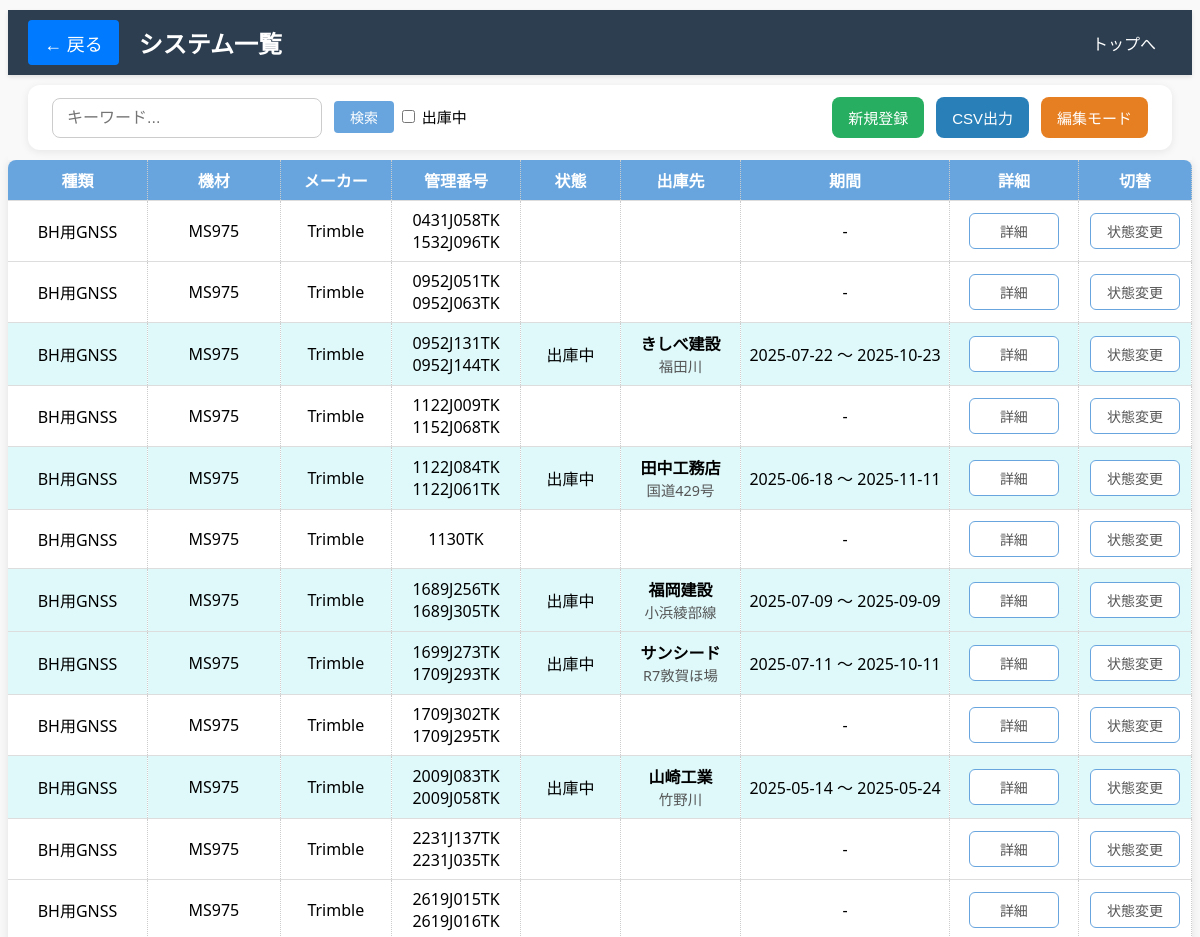
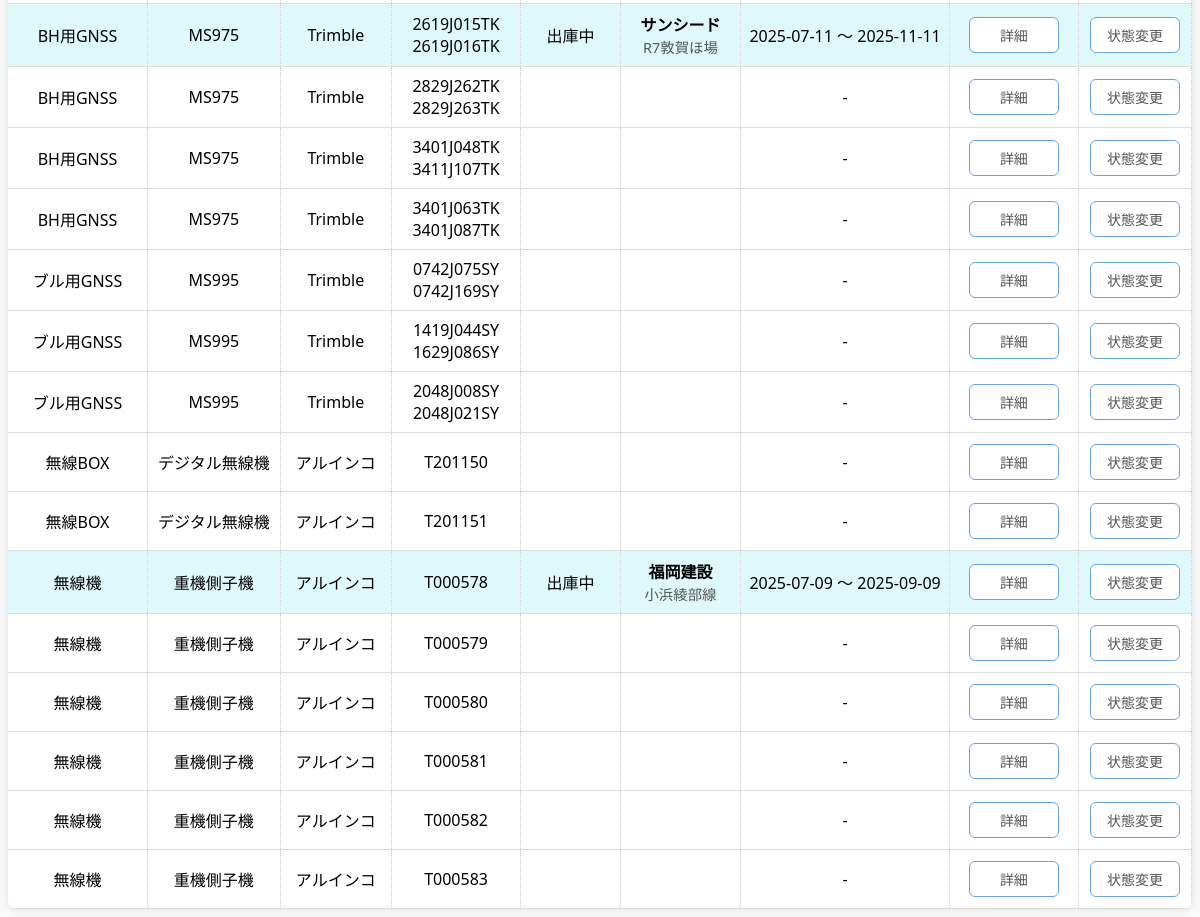
/system_list, run on the app's committed database (2 pictures, top to bottom).
### models.py (models this page shows, shortened)
class SystemTool(db.Model):
    __tablename__ = 'system_tools'
    id = db.Column(db.Integer, primary_key=True)
    tool_type = db.Column(db.String(100), nullable=True)
    name = db.Column(db.String(100), nullable=False)              # 機材名
    manufacturer = db.Column(db.String(100), nullable=True)       # メーカー
    serial_number = db.Column(db.String(100), nullable=True)      # 管理番号
    is_active = db.Column(db.Boolean, default=True, nullable=True)  # 状態 (True=未使用、False=出庫中)
    state = db.Column(db.String(50))                               # 状態（例：正常、故障など）
    shipment_location = db.Column(db.String(255), nullable=True)   # 出庫先 会社名
    shipment_site = db.Column(db.String(255), nullable=True)       # 出庫現場
    shipment_start_date = db.Column(db.Date, nullable=True)        # 出庫開始期間
    shipment_end_date = db.Column(db.Date, nullable=True)          # 出庫終了期間
    updated_at = db.Column(db.DateTime, default=datetime.utcnow, onupdate=datetime.utcnow)

### main.py (the view)
@app.route('/system_list')
def system_list():
    system_systems = SystemTool.query.order_by(
        SystemTool.tool_type.asc(),     # 種類で昇順（存在すれば）
        SystemTool.name.asc(),          # 名前で昇順
        SystemTool.serial_number.asc()  # 管理番号で昇順
    ).all()
    return render_template('system_list.html', system_systems=system_systems)

### templates/system_list.html (shortened to what this page needs)
<!DOCTYPE html>
<html lang="ja">
<head>
    <link rel="stylesheet" href="{{ url_for('static', filename='system_tool.css') }}">
    <link rel="stylesheet" href="{{ url_for('static', filename='common.css') }}">
</head>
<body>
<div class="sticky-wrapper">
    <header class="header-bar">
        <div class="left-group">
            <a href="{{ url_for('index') }}" class="back-button">← 戻る</a>
            <h1 class="page-title">システム一覧</h1>
        </div>
        <div class="right-group">
            <a href="{{ url_for('index') }}">トップへ</a>
        </div>
    </header>
    <h2>
        <div class="about-container">
            <div class="search-container">
                <input type="text" id="search-input" placeholder="キーワード...">
                <button id="search-button">検索</button>
                    <input type="checkbox" id="shippedOnlyCheckbox" onchange="filterTable()"> 出庫中
            </div>
            <div class="action-buttons">
                <a href="{{ url_for('add_system_tool') }}" class="add_button">新規登録</a>
                <button class="csv-button" id="csv-export-btn">CSV出力</button>
                <button class="edit_button" onclick="toggleDeleteColumn()">編集モード</button>
            </div>
        </div>
    </h2>
</div>
<table id="printable-table">
    <thead>
        <tr>
            <th>種類</th>
            <th>機材</th>
            <th>メーカー</th>
            <th>管理番号</th>
            <th>状態</th>
            <th>出庫先</th>
            <th>期間</th>
            <th>詳細</th>
            <th>切替</th>
        </tr>
    </thead>
    <tbody>
    {% for system in system_systems %}
    <tr data-system-id="{{ system.id }}" {% if not system.is_active and system.state != '予定' %} class="shipped"{% endif %}>
        <td class="fixed-cell">
            <span class="display-text">{{ system.tool_type or '' }}</span>
        </td>
        <td class="fixed-cell">
            <span class="display-text">{{ system.name }}</span>
        </td>
        <td class="fixed-cell">
            <span class="display-text">{{ system.manufacturer or '' }}</span>
        </td>
        <td class="fixed-cell">
            <span class="display-text">{{ system.serial_number or '' }}</span>
        </td>
        <td class="status-cell">
            <span class="status-display" id="status-display-{{ system.id }}">
                {% if system.state == '予定' %}
                    予定
                {% elif not system.is_active %}
                    出庫中
                {% endif %}
            </span>
        </td>
        <td class="fixed-cell">
            <div>
                <strong>{{ system.shipment_location or '' }}</strong><br>
                <span style="font-size: 0.9em; color: #555;">{{ system.shipment_site or '' }}</span>
            </div>
        </td>
        <td class="fixed-cell">
            {% if system.shipment_start_date and system.shipment_end_date %}
                {{ system.shipment_start_date.strftime('%Y-%m-%d') }} ～ {{ system.shipment_end_date.strftime('%Y-%m-%d') }}
            {% else %}
                -
            {% endif %}
        </td>
        <td class="fixed-cell">
            <button type="button" onclick="showShipmentDetails({{ system.id }})">詳細</button>
        </td>
        <td class="fixed-cell">
            <button type="button" onclick="toggleStateForm({{ system.id }})">状態変更</button>
        </td>
    </tr>
        {% endfor %}
    </tbody>
</table>
</body>
</html>

### static/system_tool.css (style rules this page uses)
.search-container input[type="text"] { padding: 10px 14px; font-size: 16px; border: 1px solid #bbb; border-radius: 10px; width: 260px; transition: border-color 0.3s ease; }
.add_button { background-color: #27ae60; color: white; }
.csv-button, .print-button { background-color: #2980b9; color: white; }
.edit_button { background-color: #e67e22; color: white; }
th { background-color: #68a5de; color: white; font-weight: 600; }
th:nth-child(1), td:nth-child(1) { width: 160px; text-align: center; }
th:nth-child(2), td:nth-child(2) { width: 120px; text-align: center; }
th:nth-child(3), td:nth-child(3) { width: 110px; text-align: center; }
th:nth-child(4), td:nth-child(4) { width: 140px; text-align: center; white-space: normal; }
th:nth-child(5), td:nth-child(5) { width: 120px; text-align: center; }
th:nth-child(6), td:nth-child(6) { width: 130px; text-align: center; }
th:nth-child(7), td:nth-child(7) { width: 160px; text-align: center; }
th:nth-child(8), td:nth-child(8) { width: 130px; text-align: center; }
th:nth-child(9), td:nth-child(9), th:nth-child(10), td:nth-child(10) { text-align: center; }
table input[type="submit"], table button { display: inline-block; padding: 7px 14px; margin: 3px 3px; border: 1px solid #68a5de; background-color: #fff; color: #555; border-radius: 6px; font-size: 14px; font-weight: 500; text-align: center; cursor: pointer; transition: background-color 0.25s ease, color 0.25s ease; min-width: 90px; }
#search-button { background-color: #68a5de; color: white; border: none; padding: 6px 16px; margin-left: 8px; font-size: 14px; border-radius: 4px; cursor: pointer; transition: background-color 0.3s ease; }

### static/common.css (style rules this page uses)
body { background-color: #f9f9f9; font-family: "Segoe UI", sans-serif; user-select: none; margin-top: 0px; }
h1 { text-align: center; margin-bottom: 2rem; }
h2 { font-family: "Segoe UI", sans-serif; padding: 0 20px; font-size: 15px; font-weight: 500; margin-top: 10px; }
a { display: inline-block; color: white; padding: 0.6rem 1rem; text-decoration: none; border-radius: 4px; }
.fixed-cell { position: relative; }
.sticky-wrapper { position: sticky; top: 0; background-color: #f9f9f9; z-index: 1000; padding-top: 10px; height: 150px; }
.header-bar { position: sticky; top: 0; z-index: 1000; display: flex; justify-content: space-between; align-items: center; background-color: #2c3e50; color: white; padding: 10px 20px; box-shadow: 0 2px 4px rgba(0,0,0,0.1); }
.left-group { display: flex; align-items: center; }
.right-group { display: flex; }
.page-title { margin: 0; font-size: 24px; }
.back-button { color: white; text-decoration: none; font-size: 18px; margin-right: 20px; background-color: #007bff; }
.about-container { position: sticky; top: 56px; z-index: 999; display: flex; justify-content: space-between; align-items: center; padding: 12px 24px; background-color: #ffffff; border-radius: 12px; box-shadow: 0 2px 8px rgba(0, 0, 0, 0.08); margin-bottom: 20px; gap: 20px; flex-wrap: wrap; }
.search-container input[type="text"] { padding: 10px 14px; font-size: 16px; border: 1px solid #ccc; border-radius: 8px; width: 240px; transition: border-color 0.3s; }
.action-buttons { display: flex; gap: 12px; }
.add_button, .csv-button, .edit_button, .print-button { padding: 10px 16px; font-size: 15px; border: none; border-radius: 8px; cursor: pointer; text-decoration: none; transition: background-color 0.3s, transform 0.1s; }
table { border-collapse: collapse; background-color: white; box-shadow: 0 0 10px rgba(0,0,0,0.1); border-radius: 8px; overflow: hidden; user-select: text; table-layout: fixed; max-width: 1500px; margin: 0 auto; padding: 0 20px; }
tr.shipped { background-color: #dff9fb; position: relative; }
th, td { border-right: 1px dotted #ccc; padding: 8px; white-space: nowrap; text-align: left; border-bottom: 1px solid #ddd; }

### data on the page
SystemTool: tool_type "BH用GNSS", name "MS975", manufacturer "Trimble", serial_number "0431J058TK 1532J096TK"
SystemTool: tool_type "BH用GNSS", name "MS975", manufacturer "Trimble", serial_number "0952J051TK 0952J063TK"
SystemTool: tool_type "BH用GNSS", name "MS975", manufacturer "Trimble", serial_number "0952J131TK 0952J144TK", state "出庫中", shipment_location "きしべ建設", shipment_site "福田川", shipment_start_date "2025-07-22", shipment_end_date "2025-10-23"
SystemTool: tool_type "BH用GNSS", name "MS975", manufacturer "Trimble", serial_number "1122J009TK 1152J068TK"
SystemTool: tool_type "BH用GNSS", name "MS975", manufacturer "Trimble", serial_number "1122J084TK 1122J061TK", state "出庫中", shipment_location "田中工務店", shipment_site "国道429号", shipment_start_date "2025-06-18", shipment_end_date "2025-11-11"
SystemTool: tool_type "BH用GNSS", name "MS975", manufacturer "Trimble", serial_number "1130TK"
SystemTool: tool_type "BH用GNSS", name "MS975", manufacturer "Trimble", serial_number "1689J256TK 1689J305TK", state "出庫中", shipment_location "福岡建設", shipment_site "小浜綾部線", shipment_start_date "2025-07-09", shipment_end_date "2025-09-09"
SystemTool: tool_type "BH用GNSS", name "MS975", manufacturer "Trimble", serial_number "1699J273TK 1709J293TK", state "出庫中", shipment_location "サンシード", shipment_site "R7敦賀ほ場", shipment_start_date "2025-07-11", shipment_end_date "2025-10-11"
SystemTool: tool_type "BH用GNSS", name "MS975", manufacturer "Trimble", serial_number "1709J302TK 1709J295TK"
SystemTool: tool_type "BH用GNSS", name "MS975", manufacturer "Trimble", serial_number "2009J083TK 2009J058TK", state "出庫中", shipment_location "山崎工業", shipment_site "竹野川", shipment_start_date "2025-05-14", shipment_end_date "2025-05-24"
SystemTool: tool_type "BH用GNSS", name "MS975", manufacturer "Trimble", serial_number "2231J137TK 2231J035TK"
SystemTool: tool_type "BH用GNSS", name "MS975", manufacturer "Trimble", serial_number "2619J015TK 2619J016TK"
SystemTool: tool_type "BH用GNSS", name "MS975", manufacturer "Trimble", serial_number "2619J015TK 2619J016TK", state "出庫中", shipment_location "サンシード", shipment_site "R7敦賀ほ場", shipment_start_date "2025-07-11", shipment_end_date "2025-11-11"
SystemTool: tool_type "BH用GNSS", name "MS975", manufacturer "Trimble", serial_number "2829J262TK 2829J263TK"
SystemTool: tool_type "BH用GNSS", name "MS975", manufacturer "Trimble", serial_number "3401J048TK 3411J107TK"
SystemTool: tool_type "BH用GNSS", name "MS975", manufacturer "Trimble", serial_number "3401J063TK 3401J087TK"
SystemTool: tool_type "ブル用GNSS", name "MS995", manufacturer "Trimble", serial_number "0742J075SY 0742J169SY"
SystemTool: tool_type "ブル用GNSS", name "MS995", manufacturer "Trimble", serial_number "1419J044SY 1629J086SY"
SystemTool: tool_type "ブル用GNSS", name "MS995", manufacturer "Trimble", serial_number "2048J008SY 2048J021SY"
SystemTool: tool_type "無線BOX", name "デジタル無線機", manufacturer "アルインコ", serial_number "T201150"
SystemTool: tool_type "無線BOX", name "デジタル無線機", manufacturer "アルインコ", serial_number "T201151"
SystemTool: tool_type "無線機", name "重機側子機", manufacturer "アルインコ", serial_number "T000578", state "出庫中", shipment_location "福岡建設", shipment_site "小浜綾部線", shipment_start_date "2025-07-09", shipment_end_date "2025-09-09"
SystemTool: tool_type "無線機", name "重機側子機", manufacturer "アルインコ", serial_number "T000579"
SystemTool: tool_type "無線機", name "重機側子機", manufacturer "アルインコ", serial_number "T000580"
SystemTool: tool_type "無線機", name "重機側子機", manufacturer "アルインコ", serial_number "T000581"
SystemTool: tool_type "無線機", name "重機側子機", manufacturer "アルインコ", serial_number "T000582"
SystemTool: tool_type "無線機", name "重機側子機", manufacturer "アルインコ", serial_number "T000583"
